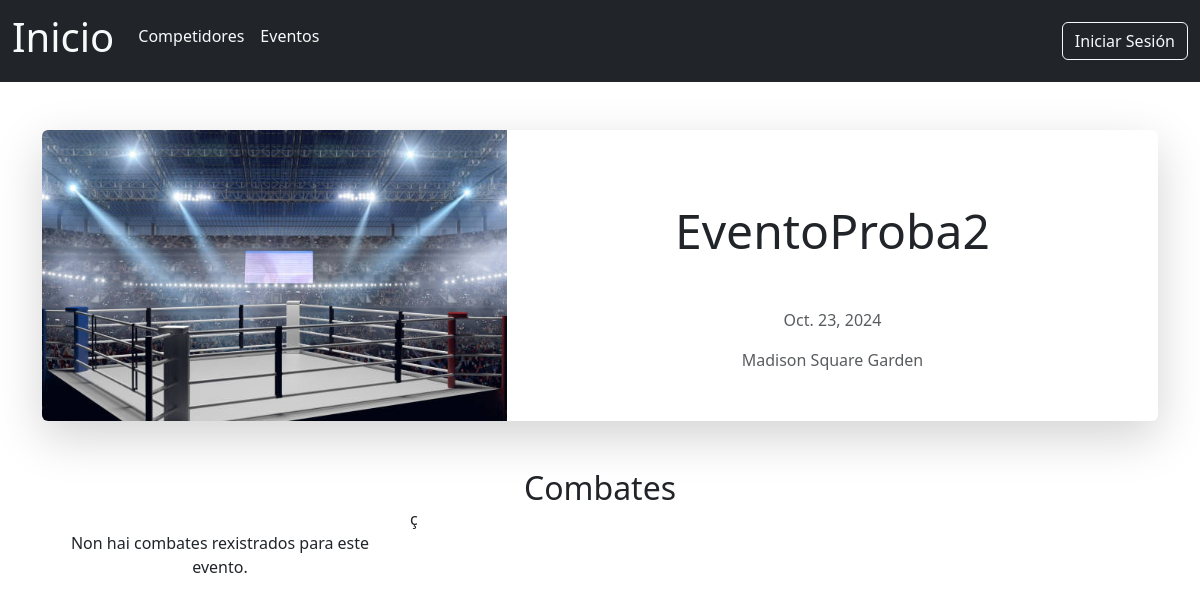
The page /evento/7/ on the database as committed earlier.
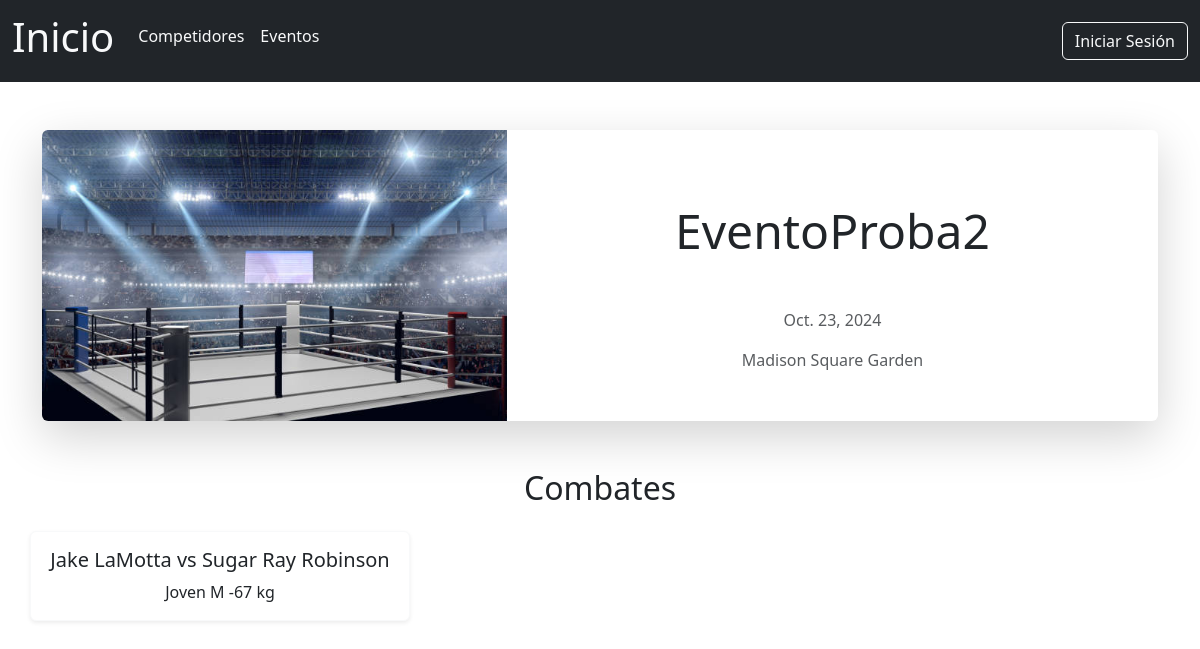
The same page on the database as committed later.
### boxGal/models.py (models this page shows)
class Combate(models.Model):
    id_combate = models.BigAutoField(auto_created=True, primary_key=True)
    boxeador_azul = models.ForeignKey(Competidor, related_name='combates_azul', on_delete=models.CASCADE)
    boxeador_vermello = models.ForeignKey(Competidor, related_name='combates_vermello', on_delete=models.CASCADE)
    evento_combate = models.ForeignKey(Evento, on_delete=models.CASCADE)
    peso_combate = models.CharField(max_length=255)
    categoria_combate = models.CharField(max_length=255)
    arbitro = models.CharField(max_length=255)
    resultado = models.CharField(max_length=255)
    data_combate = models.DateField()
    likes = models.ManyToManyField(Usuario,related_name='combates_gustados', blank=True)
    def __str__(self):
        return f"{self.boxeador_azul} vs {self.boxeador_vermello}"

class Competidor(models.Model):
    id_competidor = models.BigAutoField(auto_created=True, primary_key=True)
    nome_competidor = models.CharField(max_length=255)
    apelidos_competidor = models.CharField(max_length=255)
    peso_competidor = models.CharField(max_length=255)
    vitorias = models.IntegerField()
    derrotas = models.IntegerField()
    empates = models.IntegerField()
    foto_competidor = models.ImageField(upload_to='competidores/', blank=True, null=True)
    def __str__(self):
        return f"{self.nome_competidor} {self.apelidos_competidor} "

### boxGal/views.py (the view)
# urls.py: path('evento/<int:id>/', views.eventoEspecificoHTML, name='eventoEspecifico'),
def eventoEspecificoHTML(request, id):
  template = loader.get_template('eventoEspecifico.html')
  eventoEspecifico = Evento.objects.get(id_evento = id)
  combates = Combate.objects.filter(evento_combate = eventoEspecifico)
  contido = {
    'combates':combates,
    'evento': eventoEspecifico,
    'NUMERO_LIKES_DESTACADO':NUMERO_LIKES_DESTACADO
  }
  return HttpResponse(template.render(contido, request))

### boxGal/templates/eventoEspecifico.html (shortened to what this page needs)
{% extends 'header.html' %}
{% block corpo %}
  <div class="container mt-5">
    <div class="card shadow-lg border-0 mb-5">
      <div class="row g-0">
        <div class="col-md-5">
          {% if evento.foto_evento %}
            <img src="{{ evento.foto_evento.url }}" alt="{{ evento.nome_evento }}" class="img-fluid rounded-start" />
          {% else %}
            <img src="/media/eventos/defaultEvento.jpg" alt="{{ evento.nome_evento }}" class="img-fluid rounded-start" />
          {% endif %}
        </div>
        <div class="col-md-7">
          <div class="card-body text-center p-4">
            <p class="card-title display-5 my-5">{{ evento.nome_evento }}</p>
            <p class="card-text text-muted">
               {{ evento.data_evento }}
            </p>
            <p class="card-text text-muted">
               {{ evento.lugar_evento }}
            </p>
          </div>
        </div>
      </div>
    </div>
    <h2 class="text-center my-4">Combates</h2>
    <div class="row row-cols-1 row-cols-md-2 row-cols-lg-3 g-4 mb-5">
      {% for combate in combates %}
        <a class="nav-link" href="{% url 'combateEspecifico' combate.id_combate %}">
          <div class="col">
            <div class="card shadow-sm border-light h-100">
              <div class="card-body text-center {% if combate.likes.count >= NUMERO_LIKES_DESTACADO %}combate-destacado{% endif %}">
                <h5 class="card-title">{{ combate }}</h5>
                <p class="card-text">{{ combate.peso_combate }}</p>
              </div>
            </div>
          </div>
          {% empty %}
          <p class="text-center">Non hai combates rexistrados para este evento.</p>ç
      {% endfor %}
    </div>
  </div>
{% endblock %}

Rows that differ between the two databases and show on the page:
added Combate: boxeador_azul+boxeador_vermello "Jake LaMotta vs Sugar Ray Robinson", peso_combate "Joven M -67 kg"
Other text that changed with them:
text no longer shown: "Non hai combates rexistrados para este evento. ç"
